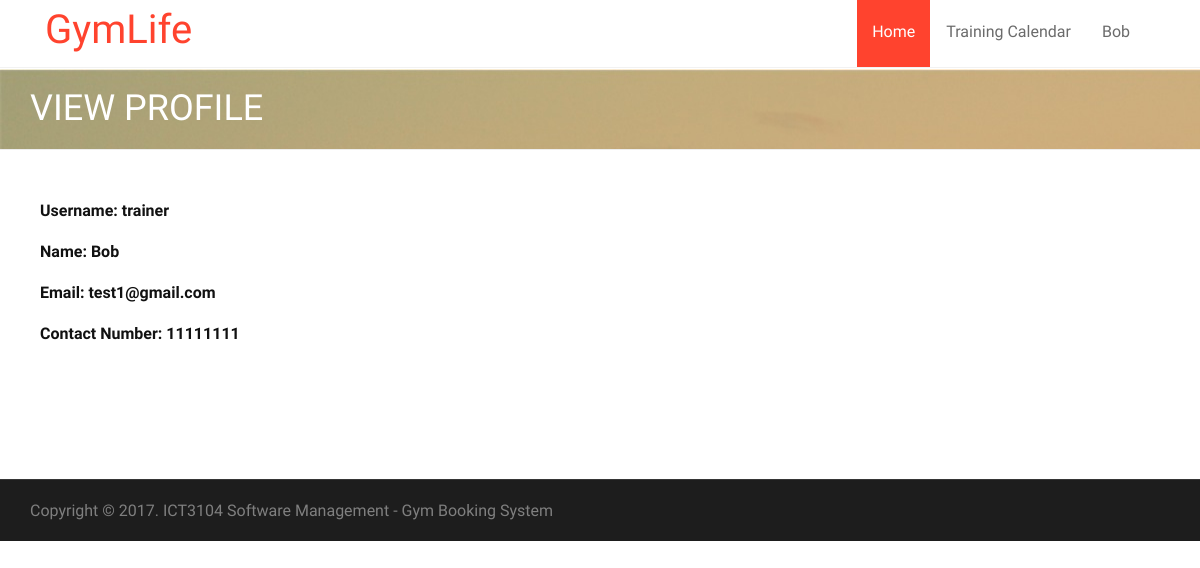
Before: /account/viewProfile.php (signed in) with the older database file.
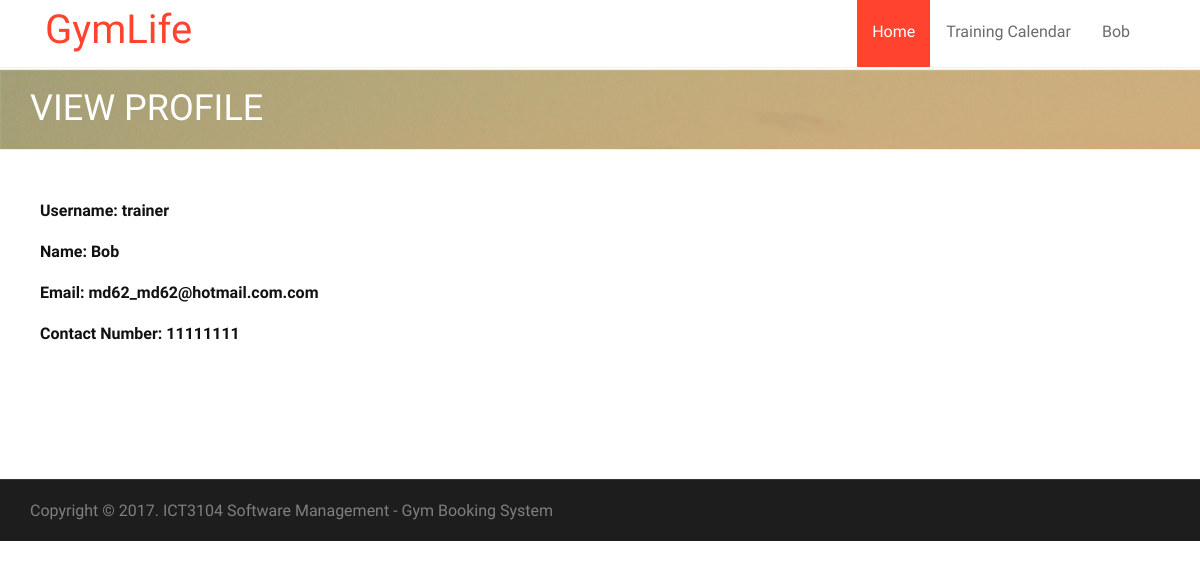
After: the same page with the newer database file.
### tables this page shows
CREATE TABLE `user` (
  `userID` int(11) NOT NULL,
  `roleID` int(11) NOT NULL,
  `name` varchar(255) NOT NULL,
  `userName` varchar(15) NOT NULL,
  `email` varchar(255) NOT NULL,
  `contactNumber` int(11) NOT NULL,
  `password` varchar(255) NOT NULL,
  `status` int(11) NOT NULL,
  `passwordChange` bit(1) NOT NULL,
  `personalTrainerID` int(11) DEFAULT NULL
);

### db.class.php (called while the page is built, shortened)
<?php
class DB {
  protected static $mdb = null;
  public static function getMDB() {
    $mdb = DB::$mdb;
    if ($mdb === null) {
      $mdb = DB::$mdb = new MeekroDB();
    }
    $db_class_vars = get_class_vars('DB');
    return $mdb;
  }
  public static function queryFirstRow() { $args = func_get_args(); return call_user_func_array(array(DB::getMDB(), 'queryFirstRow'), $args); }
}
class MeekroDB {
  public $dbName = '';
  public $user = '';
  public $password = '';
  public $host = 'localhost';
  public $port = null;
  public $encoding = 'latin1';
  public $param_char = '%';
  public $named_param_seperator = '_';
  public $connect_options = array(MYSQLI_OPT_CONNECT_TIMEOUT => 30);
  public $internal_mysql = null;
  public function __construct($host=null, $user=null, $password=null, $dbName=null, $port=null, $encoding=null) {
    if ($host === null) $host = DB::$host;
    if ($user === null) $user = DB::$user;
    if ($password === null) $password = DB::$password;
    if ($dbName === null) $dbName = DB::$dbName;
    if ($port === null) $port = DB::$port;
    if ($encoding === null) $encoding = DB::$encoding;
    $this->host = $host;
    $this->user = $user;
    $this->password = $password;
    $this->dbName = $dbName;
    $this->port = $port;
    $this->encoding = $encoding;
  }
  public function get() {
    $mysql = $this->internal_mysql;
    if (!($mysql instanceof MySQLi)) {
      if (! $this->port) $this->port = ini_get('mysqli.default_port');
      $mysql = new mysqli();
      foreach ($this->connect_options as $key => $value) {
        $mysql->options($key, $value);
      }
      $mysql->set_charset($this->encoding);
      $this->internal_mysql = $mysql;
    }
    return $mysql;
  }
  protected function preparseQueryParams() {
    $args = func_get_args();
    $sql = trim(strval(array_shift($args)));
    $args_all = $args;
    $param_char_length = strlen($this->param_char);
    $named_seperator_length = strlen($this->named_param_seperator);
    $types = array(
      $this->param_char . 'll',
      $this->param_char . 'ls',
      $this->param_char . 'l',
      $this->param_char . 'li',
      $this->param_char . 'ld',
      $this->param_char . 'lb',
      $this->param_char . 'lt',
      $this->param_char . 's',
      $this->param_char . 'i',
      $this->param_char . 'd',
      $this->param_char . 'b',
      $this->param_char . 't',
      $this->param_char . '?',
      $this->param_char . 'ss'
    );
    $posList = array();
    foreach ($types as $type) {
      $lastPos = 0;
      while (($pos = strpos($sql, $type, $lastPos)) !== false) {
        $lastPos = $pos + 1;
        $posList[$pos] = $type;
      }
    }
    ksort($posList);
    $chunkyQuery = array();
    $pos_adj = 0;
    foreach ($posList as $pos => $type) {
      $type = substr($type, $param_char_length);
      $length_type = strlen($type) + $param_char_length;
      $new_pos = $pos + $pos_adj;
      $new_pos_back = $new_pos + $length_type;
      $arg_number_length = 0;
      if ($arg_number_length = strspn($sql, '0123456789', $new_pos_back)) {
        $arg_number = substr($sql, $new_pos_back, $arg_number_length);
        if (! array_key_exists($arg_number, $args_all)) $this->nonSQLError("Non existent argument reference (arg $arg_number): $sql");
        $arg = $args_all[$arg_number];
      } else {
        $arg = array_shift($args);
      }
      if ($new_pos > 0) $chunkyQuery[] = substr($sql, 0, $new_pos);
      if (is_object($arg) && ($arg instanceof WhereClause)) {
        list($clause_sql, $clause_args) = $arg->textAndArgs();
        array_unshift($clause_args, $clause_sql);
        $preparsed_sql = call_user_func_array(array($this, 'preparseQueryParams'), $clause_args);
        $chunkyQuery = array_merge($chunkyQuery, $preparsed_sql);
      } else {
        $chunkyQuery[] = array('type' => $type, 'value' => $arg);
      }
      $sql = substr($sql, $new_pos_back + $arg_number_length);
      $pos_adj -= $new_pos_back + $arg_number_length;
    }
    return $chunkyQuery;
  }
  protected function escape($str) { return "'" . $this->get()->real_escape_string(strval($str)) . "'"; }
  protected function parseQueryParams() {
    $args = func_get_args();
    $chunkyQuery = call_user_func_array(array($this, 'preparseQueryParams'), $args);
    $query = '';
    $array_types = array('ls', 'li', 'ld', 'lb', 'll', 'lt');
    foreach ($chunkyQuery as $chunk) {
      if (is_string($chunk)) {
        $query .= $chunk;
        continue;
      }
      $type = $chunk['type'];
      $arg = $chunk['value'];
      $result = '';
      if ($type != '?') {
        $is_array_type = in_array($type, $array_types, true);
      }
      if ($type == 's') $result = $this->escape($arg);
      $query .= $result;
    }
    return $query;
  }
  protected function prependCall($function, $args, $prepend) { array_unshift($args, $prepend); return call_user_func_array($function, $args); }
  public function query() { $args = func_get_args(); return $this->prependCall(array($this, 'queryHelper'), $args, 'assoc'); }
  protected function queryHelper() {
    $args = func_get_args();
    $type = array_shift($args);
    $db = $this->get();
    $is_buffered = true;
    $row_type = 'assoc';
    $full_names = false;
    $sql = call_user_func_array(array($this, 'parseQueryParams'), $args);
    $result = $db->query($sql, $is_buffered ? MYSQLI_STORE_RESULT : MYSQLI_USE_RESULT);
    $return = array();
    while ($row = ($row_type == 'assoc' ? $result->fetch_assoc() : $result->fetch_row())) {
      $return[] = $row;
    }
    return $return;
  }
  public function queryFirstRow() {
    $args = func_get_args();
    $result = call_user_func_array(array($this, 'query'), $args);
    return reset($result);
  }
}
?>

### account/viewProfile.php (the view, shortened to what this page needs)
<?php
$id = $_SESSION["id"];
$record = DB::queryFirstRow("SELECT * FROM user WHERE userID=%s", $id);
$username = $record["userName"];
$name = $record["name"];
$email = $record["email"];
$contact = $record["contactNumber"];
?>
<!doctype html>
<html lang="en">
    <head>
        <link rel="stylesheet" href="../asset/bootstrap/css/bootstrap.min.css" type="text/css">
        <link rel="stylesheet" href="../asset/font-awesome/css/font-awesome.min.css" type="text/css">
        <link rel="stylesheet" href="../asset/css/owl.carousel.css" type="text/css">
        <link rel="stylesheet" href="../asset/css/owl.theme.css" type="text/css">
        <link rel="stylesheet" href="../asset/css/owl.transitions.css" type="text/css">
        <link rel="stylesheet" type="text/css" href="../asset/css/animate.css">
        <link rel="stylesheet" type="text/css" href="../asset/css/lightbox.css">
        <link rel="stylesheet" type="text/css" href="../asset/css/style.css">
        <link rel="stylesheet" type="text/css" href="../asset/css/responsive.css">
    </head>
    <body>
        <?php require_once('../header.php'); ?>
        <div class="page-header">
            <div class="overlay">
                <div class="container">
                    <div class="row">
                        <div class="col-md-12">
                            <h1>View Profile</h1>
                        </div>
                    </div>
                </div>
            </div>
        </div>
        <section id="about-section" class="about-section">
            <div class="container">
                <div class="row" style="margin-left:10px">
                    <div class="form-group">
                        <label class="control-label" for="textinput">Username:  </label>
                        <label><?php echo $username; ?></label>
                    </div>
                    <div class="form-group">
                        <label class="control-label" for="textinput">Name: </label>
                        <label><?php echo $name; ?></label>
                    </div>
                    <div class="form-group">
                        <label class="control-label" for="textinput">Email: </label>
                        <label><?php echo $email; ?></label>
                    </div
                    <div class="form-group">
                        <label class="control-label" for="textinput">Contact Number: </label>
                        <label><?php echo $contact; ?></label>
                    </div>
                </div>
    </section>
    <div id="copyright-section" class="copyright-section">
        <div class="container">
            <div class="row">
                <div class="col-md-7">
                    <div class="copyright">
                        Copyright © 2017. ICT3104 Software Management - Gym Booking System</a>
                    </div>
                </div>
            </div>
        </div>
    </div>
</body>
</html>

### header.php (shortened to what this page needs)
<?php $path = basename(__DIR__); ?>
<header class="clearfix">
    <div class="navbar navbar-default navbar-top">
        <div class="container">
            <div class="navbar-header">
                <a class="navbar-brand" href="/<?php echo $path; ?>/index.php">GymLife</a>
            </div>
            <div class="navbar-collapse collapse">
                <ul class="nav navbar-nav navbar-right">
                    <li>
                        <a class="active" href="/<?php echo $path; ?>/index.php">Home</a>
                    </li>
                    <?php
                    if($_SESSION['role']=="trainer"){
					?>
                    <li><a href="/<?php echo $path; ?>/calendar/trainer/trainerCalendar.php">Training Calendar</a></li>
                    <?php } ?>
                    <li><a href="#" class="dropdown-toggle" data-toggle="dropdown"><?php echo $_SESSION['name']; ?></a>
                    </li>
                </ul>
            </div>
        </div>
    </div>
</header>

### asset/css/lightbox.css (style rules this page uses)
body:after { content: url(../images/close.png) url(../images/loading.gif) url(../images/prev.png) url(../images/next.png); display: none; }

### asset/css/style.css (style rules this page uses)
body { font-family: 'PT Sans Narrow', Arial, sans-serif; font-size: 16px; color: #111; line-height: 21px; -webkit-font-smoothing: antialiased !important; -moz-osx-font-smoothing: grayscale !important; text-rendering: optimizeLegibility !important; font-smoothing: antialiased !important; vertical-align: baseline; }
ul, ol { list-style: none; }
ul { padding: 0; margin: 0; }
a { transition: color 0.2s ease-in-out; -moz-transition: color 0.2s ease-in-out; -webkit-transition: color 0.2s ease-in-out; -o-transition: color 0.2s ease-in-out; }
a, a:hover, a:focus, a:active { outline: 0; text-decoration: none; }
h1, h2, h3, h4, h5, h6 { font-family: 'Oswald', Arial, sans-serif; font-weight: 400; text-transform: uppercase; margin-top: 0; margin-bottom: 0; }
.page-header { background: url(../images/banner.jpg) no-repeat; padding: 20px 0; margin-top: 1px; }
.page-header h1 { color: #fff; }
.navbar { margin-bottom: 0; background: #fff; border-bottom: 1px solid #f2f2f2 !important; border: none; border-radius: 0; -webkit-border-radius: 0; -moz-border-radius: 0; -o-border-radius: 0; }
.navbar-brand { position: relative; //padding: 27px 0; padding-top: 0; margin: 0!important; transition: all 0.3s ease-in-out; -moz-transition: all 0.3s ease-in-out; -webkit-transition: all 0.3s ease-in-out; -o-transition: all 0.3s ease-in-out; }
a.navbar-brand { font-family: "Kaushan Script","Helvetica Neue",Helvetica,Arial,cursive; font-size: 40px; padding-top: 20px; color: #ff432e !important; }
.navbar-default .navbar-nav { margin-right: 10px!important; position: relative; transition: all 0.4s ease-in-out; -moz-transition: all 0.4s ease-in-out; -webkit-transition: all 0.4s ease-in-out; -o-transition: all 0.4s ease-in-out; }
.navbar-default .navbar-nav > li { margin-left: 1px; }
.navbar-default .navbar-nav > li:first-child { margin-left: 0; }
.navbar-default .navbar-nav > li > a { color: #6b6b6b; display: block; font-size: 16px; line-height: 10px; font-weight: 500; padding: 25px 15px 30px; overflow: hidden; border-top: 2px solid transparent; transition: all 0.3s ease-in-out; -moz-transition: all 0.3s ease-in-out; -webkit-transition: all 0.3s ease-in-out; -o-transition: all 0.3s ease-in-out; }
.navbar-default .navbar-nav > li > a.active, .navbar-default .navbar-nav > li:hover > a { border-top: 2px solid #FF432E; color: #fff; background: #FF432E; //padding: 25px 15px 30px; }
#about-section { padding-top: 30px; padding-bottom: 130px; //background: url(../images/parallax/bg-01.jpg) no-repeat; background-size: cover; background-position: center; }
.copyright-section { border-top: 1px solid #363636; font-size: 12px; padding: 20px 0; background: #1d1d1d; color: #7f7f7f; }
.copyright { font-size: 16px; }

Changed rows visible on the page:
changed user "trainer": email "test1@gmail.com" → "md62_md62@hotmail.com.com"
